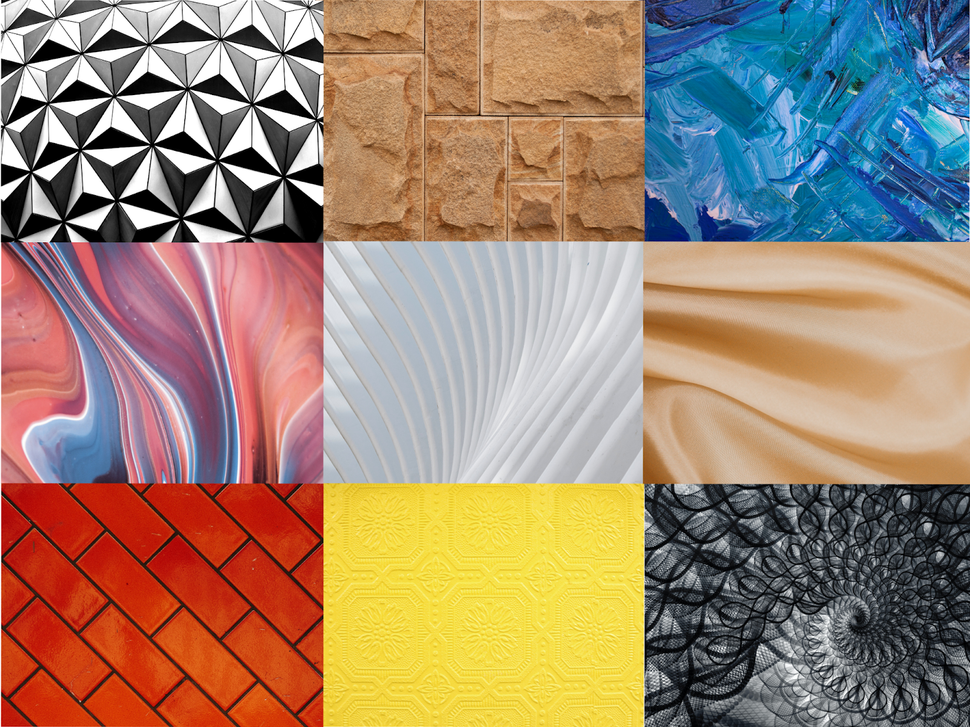
#> input picture images/texutres1.png, 970 x 727 px, shrunk from 1600 x 1200 before the run; its folder holds 4 pictures in this run
$ python annotation.py
#> lines starting #> are read from the running program, lines starting #| are printed output that depends on the picture
### scripts/sql_database.py
import sqlite3
from sqlite3 import Error
import ast
import json

class DatabaseManager:
    def __init__(self, path_db_file, name_table=None):
        if name_table is None:
            name_table = path_db_file.split("\\")[-1].split(".")[0]
        self._name_table = name_table
        self._conn = self._create_connection(path_db_file)
        self._cursor = self._conn.cursor()

    def _create_connection(self, db_file):
        conn = None
        try:
            conn = sqlite3.connect(db_file)
        except Error as e:
            print(e)
        return conn

    def execute_query(self, query, params=None):
        try:
            if params:
                self._cursor.execute(query, params)
            else:
                self._cursor.execute(query)
            self._conn.commit()
        except Error as e:
            print(e)

    def fetch_all_records(self, query, params=None):
        try:
            self.execute_query(query, params)  # Call execute_query method to execute the query
            rows = self._cursor.fetchall()
            return rows
        except Error as e:
            print(e)

    # [25 lines left out: functions get_record_structure, delete_record, get_all_tables_names, not called in this run]

    def close_connection(self):
        self._conn.close()

    def __del__(self):
        self._conn.close()

    def __exit__(self, exc_type, exc_value, traceback):
        self._conn.close()

class SingleTableManager(DatabaseManager):
    def __init__(self, db_file, name_table: str, table_structure: dict = {"id": "integer PRIMARY KEY",
                                                                        "data1": "text NOT NULL",
                                                                        "data2": "integer NOT NULL"}):
        self._name_table = name_table
        self._table_structure = self._process_tabel_struct(table_structure)

        super().__init__(db_file, self._name_table)
        self.create_table()

    def get_all_records(self) -> list:
        query = f"SELECT * FROM {self._name_table}"
        data = super().fetch_all_records(query)

        data = self._recover_json_data(data)
        return data

    # [9 lines left out: function add_record, not called in this run]

    def delete_record(self, id):
        super().delete_record(self._name_table, id)

    def get_record_structure(self):
        return super().get_record_structure(self._name_table)

    def create_table(self):
        columns = ', '.join([f"{column} {data['type']}" for column, data in self._table_structure.items()])
        create_table_query = f"CREATE TABLE IF NOT EXISTS {self._name_table} ({columns})"
        super().execute_query(create_table_query)

    def get_num_of_records(self):
        query = f"SELECT COUNT(*) FROM {self._name_table}"
        return super().fetch_all_records(query)[0][0]

    def _process_tabel_struct(self, tabel_struct: dict[str, str]):

        struct = {}
        for key, value in tabel_struct.items():
            if "json" in value.lower():
                struct[key] = {'type':value.replace("json", "text").replace("JSON", "text"), 'is_json': True}
            else:
                struct[key] = {'type':value, 'is_json': False}

        return struct

    # [13 lines left out: function _change_input_to_json, not called in this run]

    def _recover_json_data(self, data):
        new_data = []
        for record in data:
            new_record = []
            for ind, field in enumerate(record):
                if self._table_structure[list(self._table_structure.keys())[ind]]['is_json']:
                    new_record.append(json.loads(field))
                else:
                    new_record.append(field)
            new_data.append(new_record)
        return new_data

class TableManagerTextures(SingleTableManager):
    # [9 lines left out: function __init__, not called in this run]

    def add_record(self, path_image_origin: str, path_texture: str, box: list[int, int, int, int]):
        return super().add_record(path_image_origin, path_texture, box)

class TableManagerAnnotations(SingleTableManager):
    def __init__(self, db_file):
        self._name_table = "annotation_data"
        self._table_structure = {"id": "integer PRIMARY KEY",
                                 "path_image": "text NOT NULL",
                                 "boxes": "json NOT NULL"}
        super().__init__(db_file, self._name_table, self._table_structure)

    def add_record(self, path_image: str, boxes: list[list[int, int, int, int]]):
        return super().add_record(path_image, boxes)

    def get_all_image_paths(self):
        query = f"SELECT path_image FROM {self._name_table}"
        return super().fetch_all_records(query)

    # [4 lines left out: function delete_annotations_of_image, not called in this run]

class TableManagerSegments(SingleTableManager):
    # [10 lines left out: function __init__, not called in this run]

    def add_record(self, path_texture: str, path_segment: str, box: list[int, int, int, int], features: list[float], label: int):
        return super().add_record(path_texture, path_segment, box, features, label)

class TextureDatabaseManager():
    # [4 lines left out: function __init__, not called in this run]


# Example of usage
# [33 lines that do not run on import are left out]


### scripts/annotation.py
import matplotlib.pyplot as plt
from matplotlib.widgets import RectangleSelector
from skimage import io
from scripts.sql_database import TableManagerAnnotations

def get_all_files(path_dir):
#> called with path_dir = 'images'
    paths = []
    for root, dirs, files in os.walk(path_dir):
        for file in files:
            paths.append(os.path.join(root, file))
    return paths

class AnnotatorSQL():
    def __init__(self, path_database):
        self._path_database = path_database
        self._database = TableManagerAnnotations(path_database)

    def add_annotation(self, path_image):

        overwrite = None
        if path_image in self._database.get_all_image_paths():
            print("There is already an annotation for this image.")
            overwrite = input("Do you want to overwrite it? (y/n): ")
            if not overwrite.lower() == 'y':
                return

        boxes = self._select_box_from_image(path_image)
        if overwrite:
            self._database.delete_annotations_of_image(path_image)

        for box in boxes:
            self._database.add_record(path_image, box)

    def _select_box_from_image(self, path_image):
        image = io.imread(path_image)

        boxes = []

        def line_select_callback(eclick, erelease):
            'eclick and erelease are the press and release events'
            x1, y1 = eclick.xdata, eclick.ydata
            x2, y2 = erelease.xdata, erelease.ydata
            boxes.append(((x1, y1), (x2, y2)))
            print(f"({x1}, {y1}) --> ({x2}, {y2})")
            print(f" The button you used were: {eclick.button} {erelease.button}")

        def toggle_selector(event):
            print(' Key pressed.')
            if event.key in ['Q', 'q'] and toggle_selector.RS.active:
                print(' RectangleSelector deactivated.')
                toggle_selector.RS.set_active(False)
            if event.key in ['A', 'a'] and not toggle_selector.RS.active:
                print(' RectangleSelector activated.')
                toggle_selector.RS.set_active(True)

        fig, ax = plt.subplots()
        ax.imshow(image, cmap='gray')
        ax.axis('off')

        toggle_selector.RS = RectangleSelector(ax, line_select_callback, useblit=True,
                                            button=[1, 3],  # don't use middle button
                                            minspanx=5, minspany=5,
                                            spancoords='pixels',
                                            interactive=True)
        fig.canvas.mpl_connect('key_press_event', toggle_selector)
        plt.show()

        return boxes

    def __del__(self):
        self._database.close_connection()

    def __exit__(self, exc_type, exc_value, traceback):
        self._database.close_connection()

class AnnotatorReaderSQL():
    def __init__(self, path_database):
        self._path_database = path_database
        self._database = TableManagerAnnotations(path_database)

    def get_interator(self):
        for record in self._database.get_all_records():
            yield record

    def get_all_data(self):
        return self._database.get_all_records()

    def get_num_of_all_boxes(self):
        return self._database.get_num_of_records()

    def get_num_of_records(self):
        return self._database.get_num_of_records()

    def get_image_paths(self):
        return self._database.get_all_image_paths()

    def __del__(self):
        self._database.close_connection()

    def __exit__(self, exc_type, exc_value, traceback):
        self._database.close_connection()


if __name__ == "__main__":
    import os

    path_annotation_save = "annotation_test.json"
    path_dir_images = "images"
    paths_images = get_all_files(path_dir_images)
    paths_images = paths_images[:2]

    # Class to delete the database file after the tests
    class DatabaseDeleter:
        def __init__(self, path_database, ann, ann_reader):
            self.path_database = path_database
            self.ann = ann
            self.ann_reader = ann_reader

        def __enter__(self):
            return self

        def __exit__(self, exc_type, exc_value, traceback):
            del self.ann, self.ann_reader
            if os.path.exists(self.path_database):
                os.remove(self.path_database)


    path_database = "database_test.db"
    annot_sql = AnnotatorSQL(path_database)
    annot_reader_sql = AnnotatorReaderSQL(path_database)

    with DatabaseDeleter("database_test.db", annot_sql, annot_reader_sql):
        path_database = "database_test.db"
        annot_sql = AnnotatorSQL(path_database)
        annot_reader_sql = AnnotatorReaderSQL(path_database)

        for path_image in paths_images:
            annot_sql.add_annotation(path_image)
#> in _select_box_from_image, image is the input picture: shape (727, 970, 3); mean R, G, B 157.9, 133.4, 113.4
#> in _select_box_from_image, `plt.show()`:
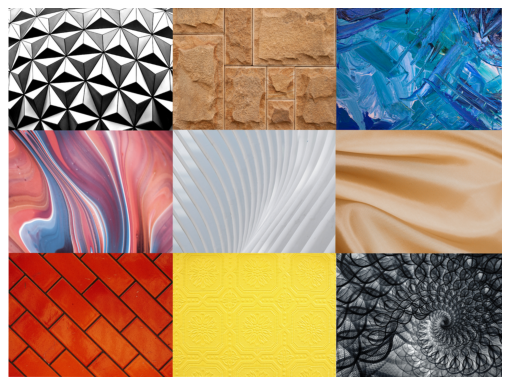
#> figure drawn by matplotlib, 1 panel
#> pass 2 of the loop `for path_image in paths_images:`:
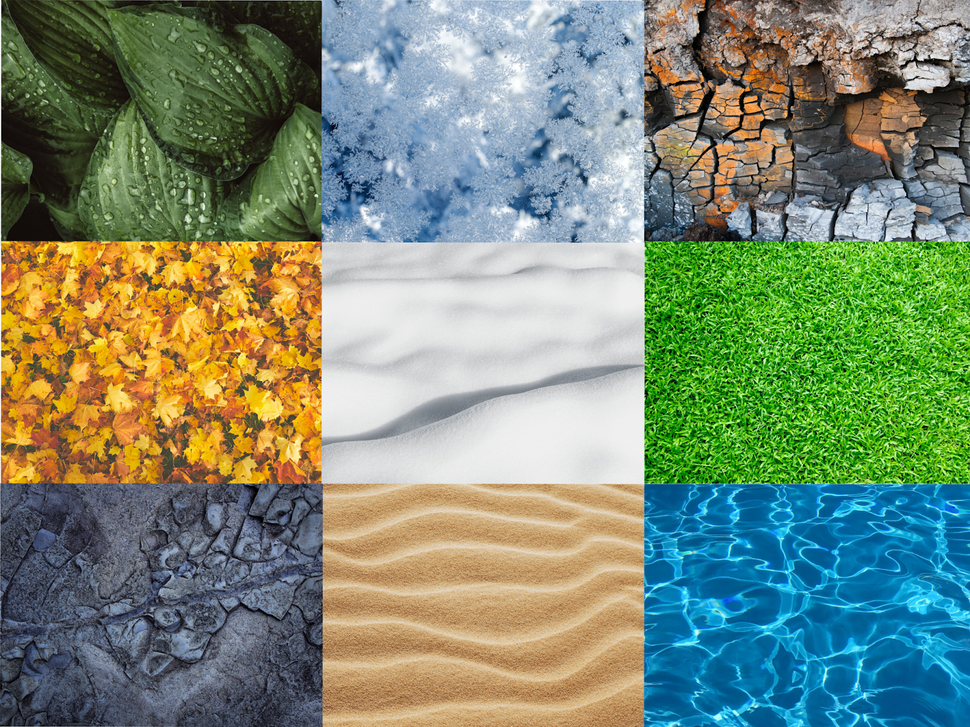
#> input picture images/textures.png, 970 x 727 px, shrunk from 1600 x 1200 before the run
#> in _select_box_from_image, image is the input picture: shape (727, 970, 3); mean R, G, B 123.1, 138.9, 115.3
#> in _select_box_from_image (call 2), `plt.show()`:
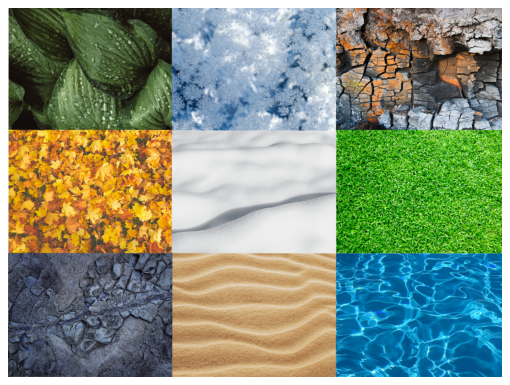
#> figure drawn by matplotlib, 1 panel

        print(annot_reader_sql.get_image_paths())
        print(annot_reader_sql.get_num_of_all_boxes())
        print(annot_reader_sql.get_all_data())
